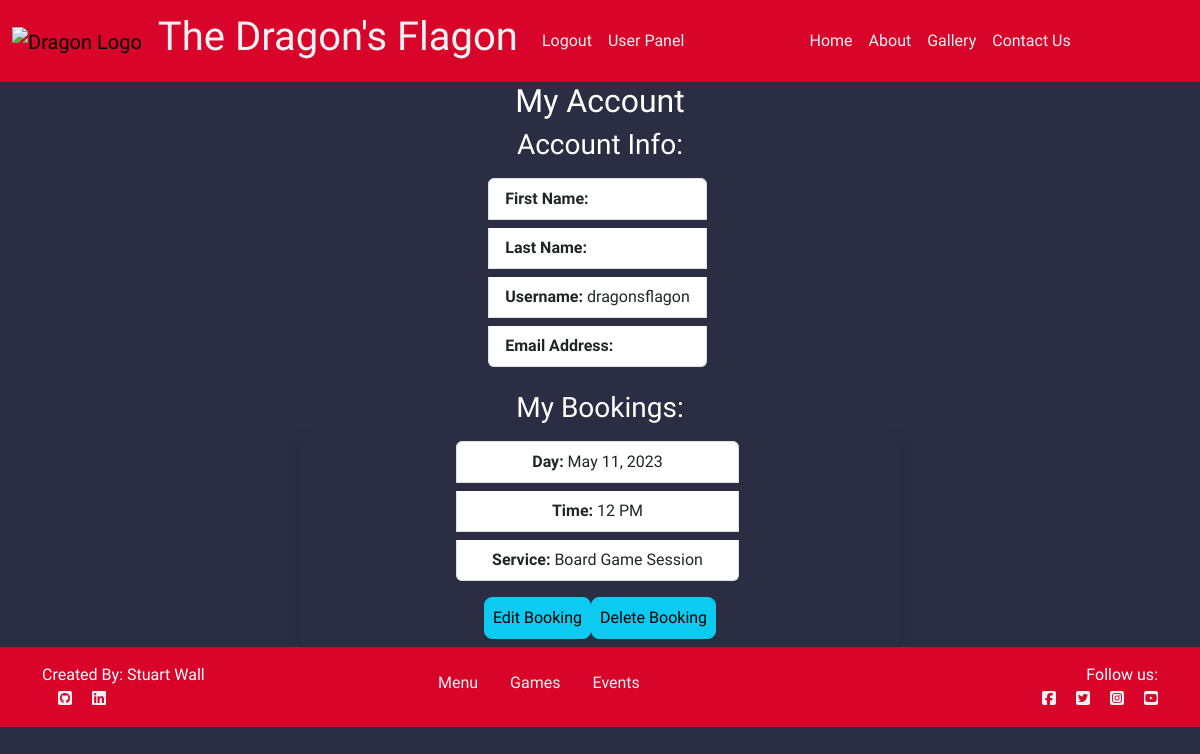
Page /booking/user-panel/ (signed in) on the earlier database version.
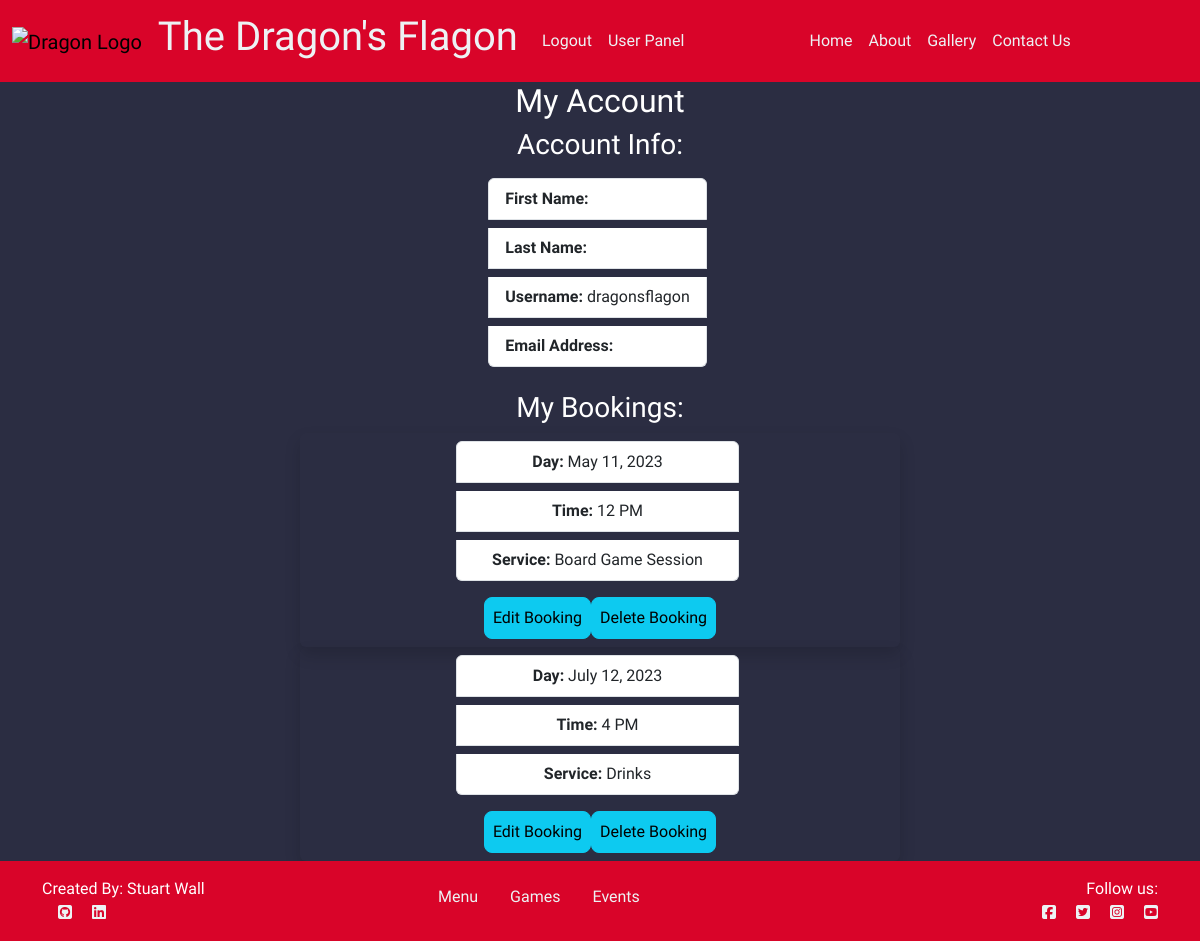
Same page on the later database version.
### booking/models.py (models this page shows, shortened)
class TableBooking(models.Model):
    user = models.ForeignKey(
        User,
        on_delete=models.CASCADE,
        null=True,
        blank=True
        )
    email = models.EmailField()
    service = models.CharField(
        max_length=50,
        choices=SERVICE_CHOICES,
        default="Drinks"
        )
    phone = models.BigIntegerField()
    day = models.DateField(
        default=datetime.now
        )
    time = models.CharField(
        max_length=10,
        choices=TIME_CHOICES,
        default="12 PM")
    time_booked = models.DateTimeField(
        default=datetime.now,
        blank=True)

### booking/views.py (the view)
# urls.py: path('user-panel/', views.user_panel, name='user-panel'),
def user_panel(request):
    user = request.user
    bookings = TableBooking.objects.filter(user=user).order_by('day', 'time')
    return render(request, '../templates/user_panel.html', {
        'user': user,
        'bookings': bookings,
    })

### templates/user_panel.html (shortened to what this page needs)
{% extends 'base.html' %}
{% load static %}
{% block content %}
    {% if user.is_authenticated %}
        <div class="row container-fluid d-flex align-items-center text-center text-white mx-auto">
            <h2>My Account</h2>
        </div>
        <div class="row container-fluid d-flex align-items-center text-center mx-auto text-white">
            <h3>Account Info:</h3>
        </div>
        <div class="container-fluid d-flex align-items-center">
            <ul class="list-group mx-auto justify-content-center">
                <li class="list-group-item mt-2"><strong>First Name:</strong> {{ user.first_name }}</li>
                <li class="list-group-item mt-2"><strong>Last Name:</strong> {{ user.last_name }}</li>
                <li class="list-group-item mt-2"><strong>Username:</strong> {{ user.username }}</li>
                <li class="list-group-item mt-2"><strong>Email Address:</strong> {{ user.email }}</li>
            </ul>
        </div>
        <br>
        {% if bookings.count > 0 %}
            <div class="row container-fluid d-flex align-items-center text-center text-white mx-auto">
                <h3>My Bookings:</h3>
            </div>
            {% for booking in bookings %}
                <div class="col-6 container-fluid d-flex align-items-center shadow rounded text-black text-center">
                    <div class="col-6 mx-auto">
                        <ul class="list-group mx-auto justify-content-center">
                            <li class="list-group-item mt-2"><strong>Day:</strong> {{ booking.day }}</li>
                            <li class="list-group-item mt-2"><strong>Time:</strong> {{ booking.time }}</li>
                            <li class="list-group-item mt-2"><strong>Service:</strong> {{ booking.service }}</li>
                        </ul>
                        <div class="mt-3 mb-2 d-flex justify-content-center">
                            <a class="btn btn-info rounded-3 p-2" href="{% url 'booking:edit-booking' booking.id %}">Edit Booking</a>
                            <a class="btn btn-info rounded-3 p-2" href="{% url 'booking:delete-booking' booking.id %}">Delete Booking</a>
                        </div>
                    </div>
                </div>
            {% endfor %}
        {% endif %}
    {% else %}
        <div class="shadow p-4 mb-5 bg-body bg-body rounded text-black m-5">
            <h3 class="p-2 ms-3">You must be signed in to access your user panel.</h3>
            <a href="{% url 'account_login' %}" class="btn btn-primary text-white">Sign in</a>
        </div>
    {% endif %}
{% endblock %}

Differences in the rows shown:
added TableBooking: day "July 12, 2023", time "4 PM", service "Drinks"
